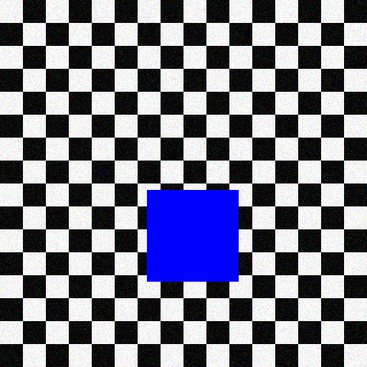
#> input picture data/pred/frame_000.png, 367 x 367 px, shrunk from 512 x 512 before the run, given in place of 00000.png, which was not available
$ python compare.py
#> lines starting #> are read from the running program, lines starting #| are printed output that depends on the picture; long printed decimals are rounded; pictures that were not available may be replaced by others from this repository, and a replacement may not be noted
import cv2
import numpy as np
import os

def visualize_difference(file_path1, file_path2, output_diff_path='diff_debug.png'):
    # 讀取圖片
#> called with output_diff_path = 'diff_debug.png'
    img1 = cv2.imread(file_path1)
#> img1 is the input picture: shape (367, 367, 3); mean B, G, R 135.4, 119.5, 119.5
    img2 = cv2.imread(file_path2)
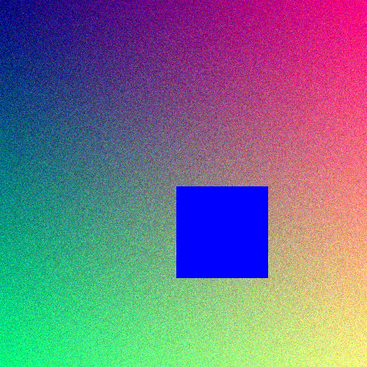
#> input picture data/pred/frame_001.png, 367 x 367 px, shrunk from 512 x 512 before the run, given in place of gt_testv0_fid0000.png, which was not available
#> img2 is the input picture: shape (367, 367, 3); mean B, G, R 135.9, 116.8, 117.2

    if img1 is None or img2 is None:
        print("無法讀取圖片，請確認路徑。")
        return

    if img1.shape != img2.shape:
        print(f"形狀不同，無法進行像素級比對: {img1.shape} vs {img2.shape}")
        return

    # 計算絕對差異
    diff = cv2.absdiff(img1, img2)
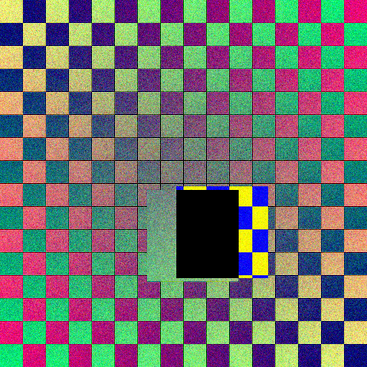
#> diff: shape (367, 367, 3); mean B, G, R 109.2, 111.8, 110.7

    # 計算各通道的平均值，看看是否有特定顏色偏差
    mean1 = np.mean(img1, axis=(0,1))
#> mean1 = [135.4, 119.5, 119.5]
    mean2 = np.mean(img2, axis=(0,1))
#> mean2 = [135.9, 116.8, 117.2]
    print(f"圖片 1 (BGR 平均值): {mean1}")
#| 圖片 1 (BGR 平均值): [135.445 119.524 119.516]
    print(f"圖片 2 (BGR 平均值): {mean2}")
#| 圖片 2 (BGR 平均值): [135.910 116.789 117.226 ]
    print(f"差異 (Img1 - Img2): {mean1 - mean2}")
#| 差異 (Img1 - Img2): [-0.465  2.735   2.289]

    # 增強差異以便肉眼觀察 (將差異值放大 10 倍，不然 32 的差異在黑色背景下很難看清)
    diff_amplified = diff * 10
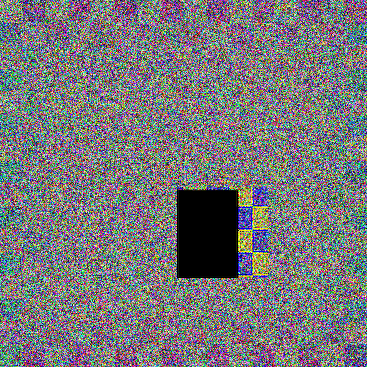
#> diff_amplified: shape (367, 367, 3); mean B, G, R 120.7, 118.2, 118.4

    # 儲存差異圖
    cv2.imwrite(output_diff_path, diff_amplified)
    print(f"\n✅ 已生成差異圖: {output_diff_path}")
    print("請打開這張圖：")
    print("- 如果整張圖是均勻的灰色/彩色雜訊：代表是 '亮度/Normalization' 縮放問題。")
    print("- 如果看得到原本圖片的輪廓（鬼影）：代表是 '對齊' 或 'Resize 插值' 問題。")
    print("- 如果顏色很奇怪（例如整張偏藍）：代表 RGB/BGR 通道順序搞反了。")

if __name__ == "__main__":
    # 請替換成你的檔名
    img_a = '/home/cgvmis418/Dynamic_C3DGS/log/ours_sear_steak_ori/test/ours_25000/gt/00000.png'
    img_b = '/home/cgvmis418/GSCodec_Studio/results/sear_steak/Frame0-49/renders/compress_step14999/gt/gt_testv0_fid0000.png'

    visualize_difference(img_a, img_b)
